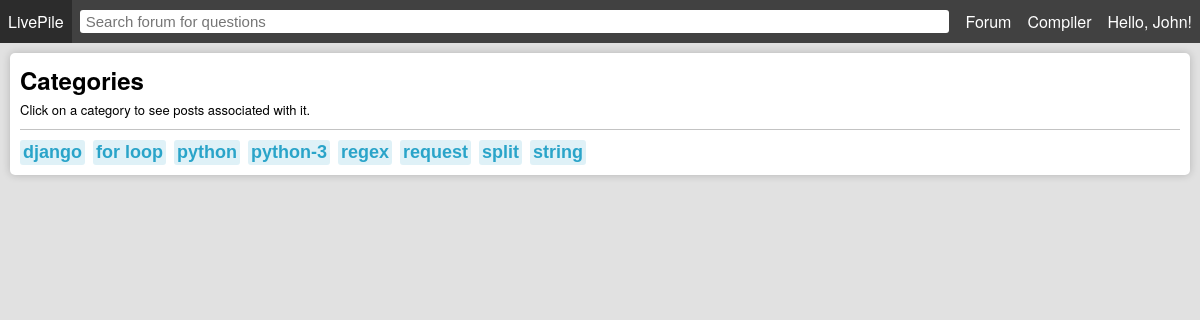
Screenshot of /tags/ (signed in) with the database file from the repository.
### forum/models.py (models this page shows, shortened)
class Profile(models.Model):
    user = models.OneToOneField(User, on_delete=models.CASCADE)
    fname = models.CharField(max_length=255, blank=True)
    lname = models.CharField(max_length=255, blank=True)
    avatar = models.ImageField(default='avatars/default-avatar.png', upload_to='avatars/', validators=[FileExtensionValidator(['png', 'jpg', 'jpeg'])])
    created = models.DateTimeField(auto_now_add=True)

class Tag(models.Model):
    tag = models.CharField(max_length=100)
    def __str__(self):
        return f"{self.tag}"
    class Meta:
        ordering = ('tag',)

### forum/views.py (the view)
# urls.py: path('tags/', views.tags, name='tags'),
def tags(request):
    context = {}
    if request.user.is_authenticated:
        context['my_profile'] = Profile.objects.get(user=request.user)
    tags = Tag.objects.all()
    context['tags'] = tags
    return render(request, 'forum/tags.html', context)

### forum/templates/forum/tags.html (shortened to what this page needs)
{% extends "./index.html" %}
{% block content %}
        <div class="content">
            <div class="box shadow col">
                <h2>Categories</h2>
                <span style="font-size: 13px; margin-top: 3px;">Click on a category to see posts associated with it.</span>
                <div class="divider"></div>
                <div class="row">
                    {% if tags %}
                    {% for tag in tags %}
                    <form class="col" method="post" action="/search/">
                        <input class="tag" style="font-size: 18px; margin-right: 8px;" name="tag" type="submit" value="{{ tag }}" />
                    </form>
                    {% endfor %}
                    {% else %}
                    No tags to show at this time. Create a post with tags to begin!
                    {% endif %}
                </div>
            </div>
        </div>
{% endblock %}

### forum/templates/forum/index.html (shortened to what this page needs)
<!DOCTYPE html>
<html>
    <head>
        <link rel="stylesheet" type="text/css" href="../../static/css/livepile.css">
        <link rel="stylesheet" type="text/css" href="../../static/css/codemirror.css">
        <link rel="stylesheet" type="text/css" href="../../static/css/eclipse.css">
    </head>
    <body>
        <nav>
            <ul>
                <li><a href="/">LivePile</a></li>
                <li style="flex: 1;">
                    <form style="display: flex; flex: 1;" method="post" action="/search/">
                        <input id="search" name="search" type="text" style="flex: 1;" placeholder="Search forum for questions" />
                    </form>
                </li>
                <li><a href="/">Forum</a></li>
                <li><a href="/join/">Compiler</a></li>
                {% if user.is_authenticated %}
                <li class="col dropdown">
                    <a href="{% url 'profile' my_profile.user %}">Hello, {{ my_profile.fname }}!</a>
                </li>
                {% endif %}
            </ul>
        </nav>
        {% block content %} Didn't render content {% endblock %}
    </body>
</html>

### forum/static/css/livepile.css (style rules this page uses)
html, body { height: 100%; margin: 0; }
body { width: 100%; height: 100%; display: flex; flex-direction: column; background-color:#e1e1e1; font-family: 'Helvetica Neue', Helvetica, Arial, sans-serif; }
.content { margin: 5px; height: 100%; }
nav { background-color: #414141; position: sticky; top: 0; z-index: 99; height: fit-content; }
nav ul { margin: 0; padding: 0; list-style: none; display: flex; }
nav ul li { display: flex; align-items: center; }
nav ul li a { padding: 10px 8px; text-decoration: none; color: white; }
nav input[type=text] { margin: auto 8px; border: 0; border-radius: 3px; padding: 3px 6px; font-size: 15px; }
.row { display: flex; flex-direction: row; }
.col { display: flex; flex-direction: column; }
h1, h2, h3, h4 { margin: 0; padding: 0; }
.box { flex: 1; margin: 5px; padding: 10px; border-radius: 5px; background-color: white; }
.shadow { box-shadow: 0 0 8px rgba(0, 0, 0, 0.2); }
.divider { border-top: 1px solid #c3c3c3; margin: 10px 0; }
.tag { background-color: rgba(42, 164, 201, 0.15); width: fit-content; color: #2aa4c9; font-weight: bold; font-size: 14px; padding: 2px 3px; border-radius: 3px; margin-right: 5px; border: 0; }

### rows the page displays
Profile: fname "John"
Tag: tag "django"
Tag: tag "for loop"
Tag: tag "python"
Tag: tag "python-3"
Tag: tag "regex"
Tag: tag "request"
Tag: tag "split"
Tag: tag "string"
